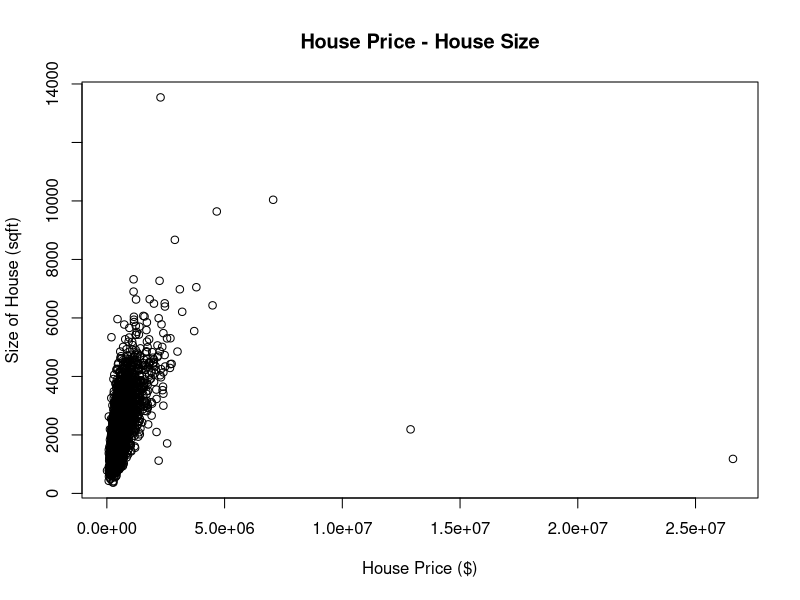
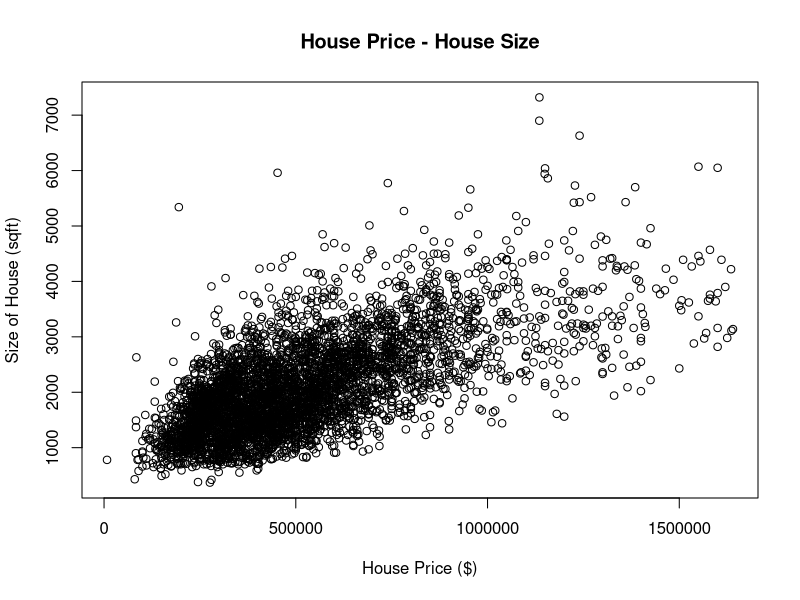
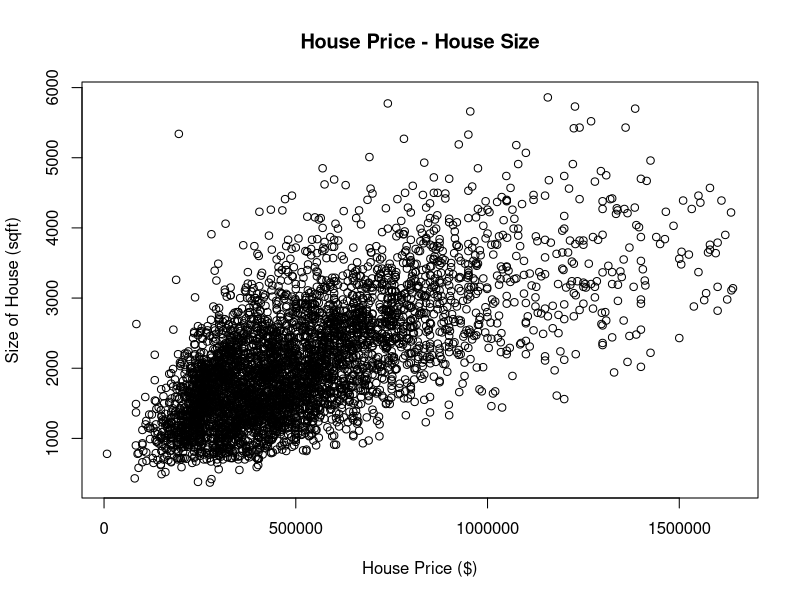
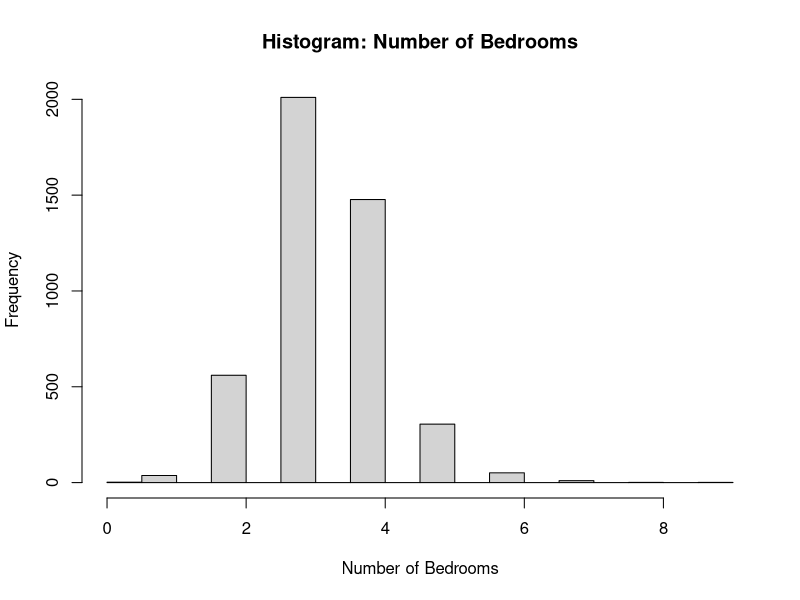
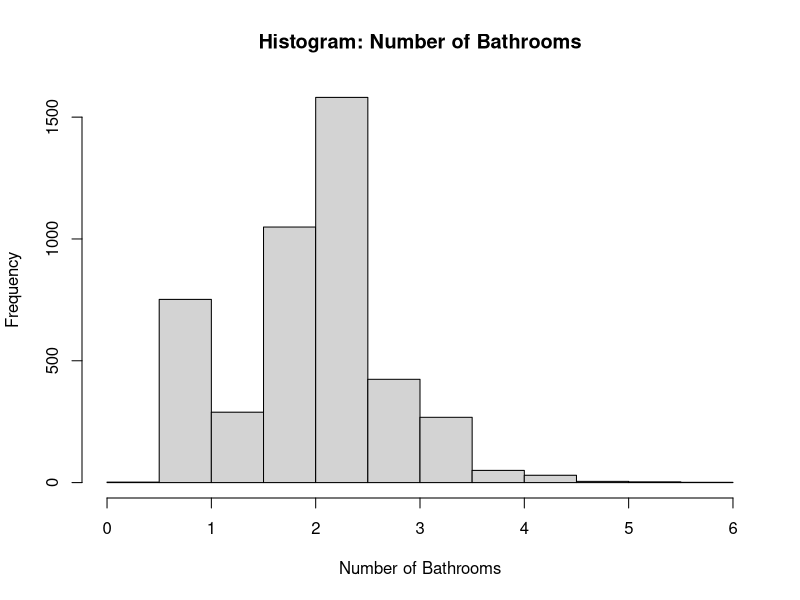
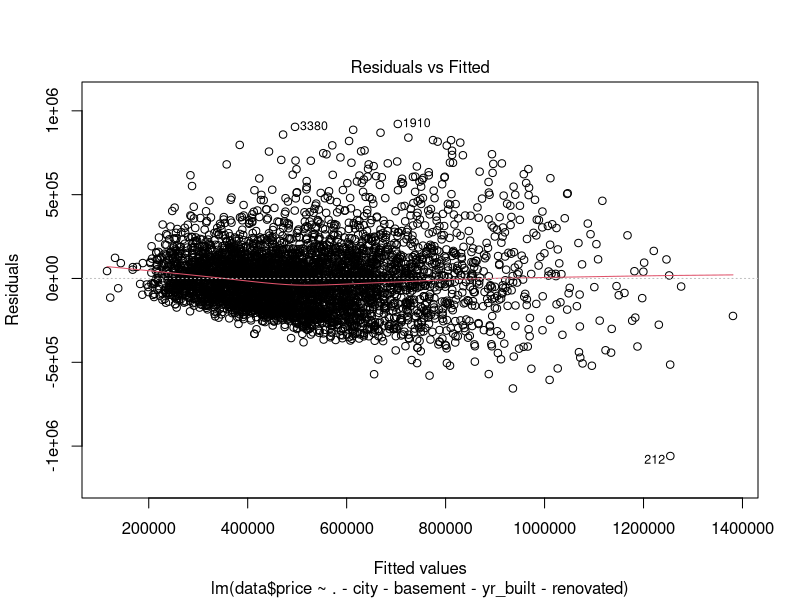
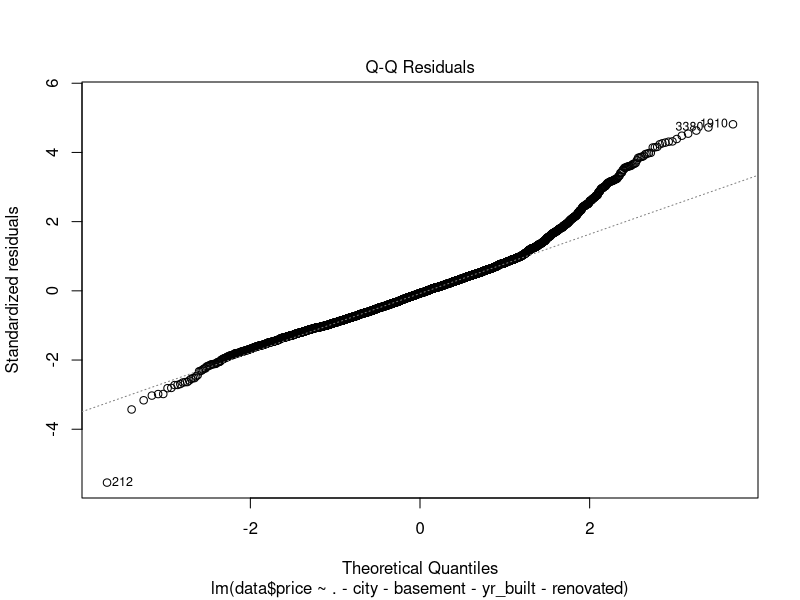
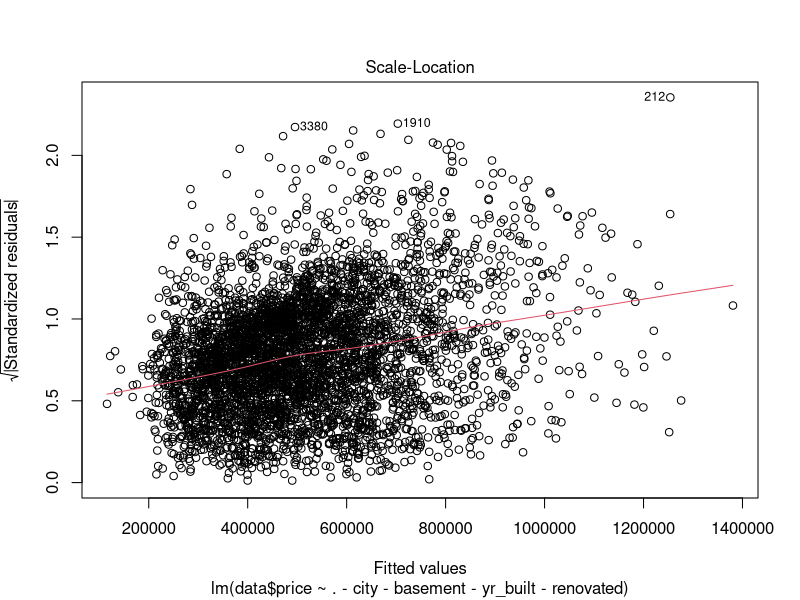

These figures' R source, in order:
## HEADER ####
## 2020-10-08 
## Testing Data for Assessment 
####

# read in data file
setwd("~/Google Drive/Harper/1 Statistical Analysis for Data Science/Asssesment/github-C7081/C7081-assessment")
library(openxlsx)
data <- read.xlsx("housing_data_assessment.xlsx")

# EDA

# look if any values are = 0, assign them to variable
zero_values <- which(data$price == 0)
# remove these from the data set as house price cannot = 0
data <- data[-zero_values,]
# we are now left with 4551 observations

# plot price against sqft_living
plot(data$price, data$sqft_living,
     xlab = "House Price ($)",
     ylab = "Size of House (sqft)",
     main = "House Price - House Size")
# we can see there are some outliers, let's calculate IQR to have some actual 
# values to remove outliers, rather than doing it by eye

# start with price
summary(data$price)
# 1st Q = 326264
# 3rd Q = 657500
657500 - 326264
# IQR = 3rdQ - 1stQ = 331236
331236*3 # = 993708
# subtracting IQR*3 value from the 1stQ does not leave any outstanding values
# adding IQR*3 value to the 3rdQ 
657500+993708 # = 1651208
# anything above $1651208 will be counted as an outlier
which(data$price > 1651208)
# this gives 89 values, lets remove them from the dataset and re-plot the data
outliers_price <- which(data$price > 1651208)
data <- data[-outliers_price, ]
# leaves us with 4462 observations
# plot again
plot(data$price, data$sqft_living,
     xlab = "House Price ($)",
     ylab = "Size of House (sqft)",
     main = "House Price - House Size")

# lets do the same with sqft_living
summary(data$sqft_living)
# 1st Q = 1450
# 3rd Q = 2568
2568 - 1450
# IQR = 3rdQ - 1stQ = 1118
1118*3 # = 3354
# subtracting IQR*3 value from the 1stQ does not leave any outstanding values
# adding IQR*3 value to the 3rdQ 
2568+3354 # = 5922
# anything above 5922 counted as an outlier
outliers_sqft_living <- which(data$sqft_living > 5922) # 8 values
# remove outliers from data set
data <- data[-outliers_sqft_living, ]
# left with 4454 observations

# plot again
plot(data$price, data$sqft_living,
     xlab = "House Price ($)",
     ylab = "Size of House (sqft)",
     main = "House Price - House Size")

# create histogram of number of bedrooms
hist(data$bed,
     main = "Histogram: Number of Bedrooms",
     xlab = "Number of Bedrooms",
     ylab = "Frequency")
# we can see number of bedrooms is discrete values, normally distributed

# create histogram of number of bathrooms
hist(data$bath,
     main = "Histogram: Number of Bathrooms",
     xlab = "Number of Bathrooms",
     ylab = "Frequency")







data_lm <- lm(data$price ~ . -city-basement-yr_built-renovated, 
              data = data)
summary(data_lm)

plot(data_lm)
